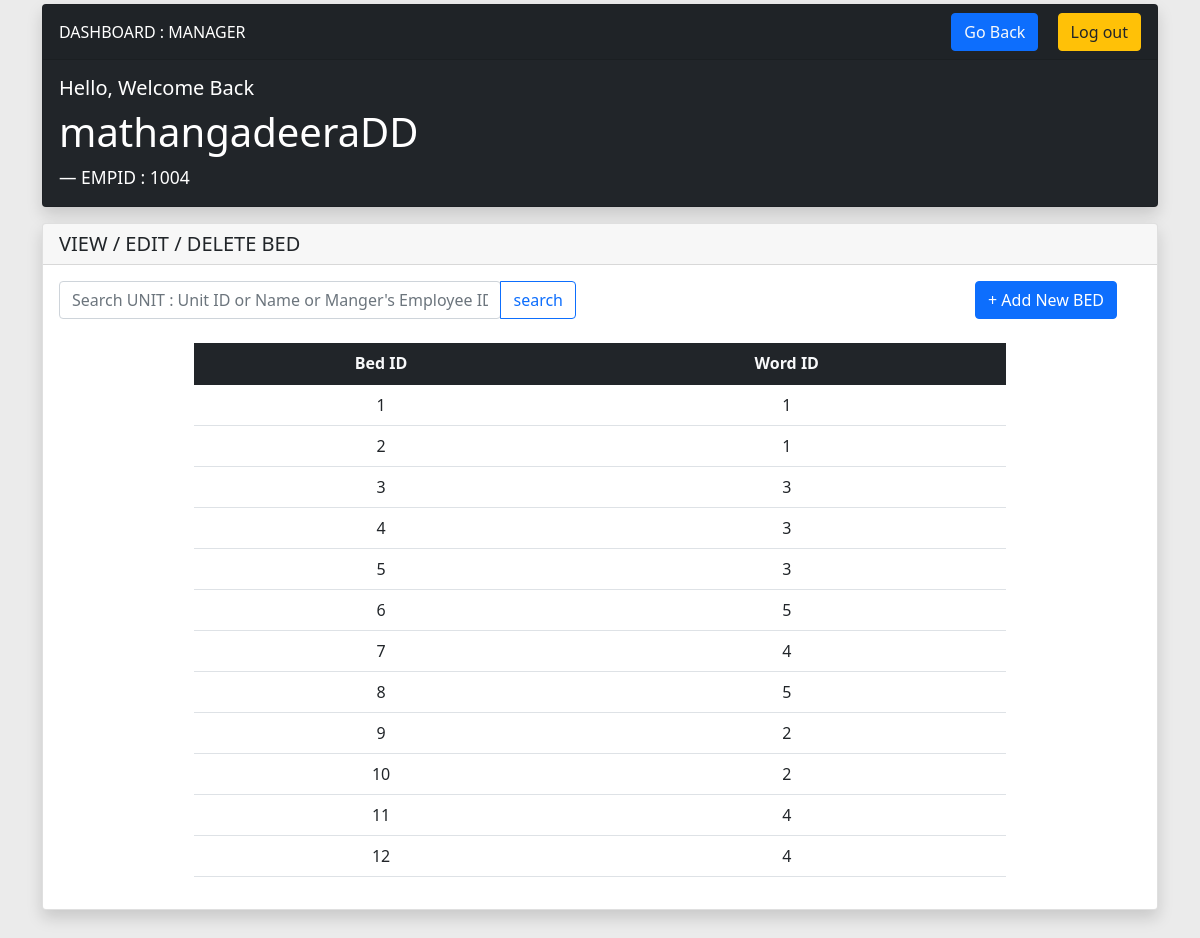
/routes/mang/bed/bed.php (signed in), run on the app's committed database.
### tables this page shows
CREATE TABLE `bed` (
  `bedID` int(11) NOT NULL,
  `wordID` int(11) DEFAULT NULL
);

### routes/mang/bed/viewBed.php (the view, shortened to what this page needs)
<?php
require_once($_SERVER['DOCUMENT_ROOT'] . '/customFunc/textBoxValue.php');
?>
<div class="card mt-3 shadow">
    <h5 class="card-header">VIEW / EDIT / DELETE BED</h5>
    <div class="card-body">
        <form method="post" action="" class="d-flex justify-content-start">
            <div class="row w-100">
                <div class="input-group col-md-6 w-50">
                    <input type="text" name="bedID" class="form-control rounded" placeholder="Search UNIT : Unit ID or Name or Manger's Employee ID" aria-label="Search" aria-describedby="search-addon" />
                    <button name="btn-search" value="btn-search" class="btn btn-outline-primary">search</button>
                </div>
                <div class="input-group w-50 col-md-6 d-flex justify-content-end">
                    <a onclick="displayAddNew()" class="btn btn-primary"> + Add New BED</a>
                </div>
            </div>
        </form>
        <?php
        if (!isset($id)) {
        ?>
            <div class="d-flex align-items-center justify-content-center" style="min-height:400px; width:100%;">
                <?php
                $sq = "SELECT * FROM bed ORDER BY bedID";
                $result = mysqli_query($conn, $sq);
                if (mysqli_num_rows($result) > 0) {
                ?>
                    <table class="table table-hover w-75">
                        <thead class=" text-center text-light bg-dark">
                            <tr>
                                <th scope="col">Bed ID</th>
                                <th scope="col">Word ID</th>
                            </tr>
                        </thead>
                        <tbody class="text-center">
                            <?php
                            while ($row = mysqli_fetch_array($result)) {
                            ?>
                                <tr>
                                    <td scope="col"><?php echo $row['bedID']; ?></td>
                                    <td scope="col"><?php echo $row['wordID']; ?></td>
                                </tr>
                            <?php
                            }
                            ?>
                        </tbody>
                    </table>
                <?php
                } else {
                ?>
                    <h1 class="h1 text-center">No Bed was found<br><br>Add new Bed or Search for Bed ...</h1>
                <?php
                }
                ?>
            </div>
        <?php
        } else if ($id == 0) {
        ?>
            <div class="d-flex align-items-center justify-content-center" style="min-height:400px; width:100%;">
                <h1 class="h1 text-center">SORRY,<br>There is no Bed with given Details. <br> Try Again !</h1>
            </div>
        <?php
        }
        ?>
    </div>
</div>

### routes/mang/bed/bed.php (shortened to what this page needs)
<?php
require_once($_SERVER['DOCUMENT_ROOT'] . '/components/titleBox.php');
$USER = getSessionData();
?>
<!DOCTYPE html>
<html lang="en">
<head>
    <link href="https://cdn.jsdelivr.net/npm/bootstrap@5.1.1/dist/css/bootstrap.min.css" rel="stylesheet">
    <link rel="stylesheet" href="https://cdn.jsdelivr.net/npm/bootstrap-icons@1.3.0/font/bootstrap-icons.css">
</head>
<body>
    <main>
        <div class="container">
            <?php titleBox("DASHBOARD : MANAGER", $USER['usr_name'], "Hello, Welcome Back", $USER['employeeID'], "dark", "../../../config/logout.php", "../mang.php", true); ?>
                <?php include('addNewBed.php') ?>
            <div id="viewEmp">
                <?php include('viewBed.php') ?>
            </div>
            <div style="width:100%; height:50px;"></div>
        </div>
    </main>
</body>
</html>

### components/titleBox.php
<?php
function titleBox($feature, $bigText, $smallText, $footerText, $bgColor, $logoutPage, $returnPath, $isReturn)
{
    $temp = $isReturn ? "<a class='btn btn-primary text-light' href=\"$returnPath\" style=\" margin-right: 15px\">Go Back</a>" : " ";
    echo "
    <div class=\"card mt-1 shadow  text-white bg-$bgColor\">
    <div class=\"card-header\">
    <div class=\"d-flex justify-content-between align-items-center\">
    <div>$feature</div>
    <div>
    $temp
    <a class='btn btn-warning text-dark' href=\"$logoutPage\">Log out</a>
    </div>
    </div>
    </div>
        <div class=\"card-body\">
            <blockquote class=\"blockquote mb-0\">
                <h5 class=\"h5\">$smallText</h5>
                <h1 class=\"h1 pb-3\" style=\"font-size:40px;\">$bigText</h1>
                <footer class=\"blockquote-footer text-white\">EMPID : $footerText</footer>
            </blockquote>
        </div>
    </div>";
}

### routes/mang/bed/bed.php (style rules this page uses)
* { margin: 0; padding: 0; box-sizing: border-box; }
body { background-color: #ebebeb; }

### data on the page
bed: bedID "1", wordID "1"
bed: bedID "2", wordID "1"
bed: bedID "3", wordID "3"
bed: bedID "4", wordID "3"
bed: bedID "5", wordID "3"
bed: bedID "6", wordID "5"
bed: bedID "7", wordID "4"
bed: bedID "8", wordID "5"
bed: bedID "9", wordID "2"
bed: bedID "10", wordID "2"
bed: bedID "11", wordID "4"
bed: bedID "12", wordID "4"

### other printed values
$feature "DASHBOARD : MANAGER"
$smallText "Hello, Welcome Back"
$bigText "mathangadeeraDD"
$footerText "1004"
